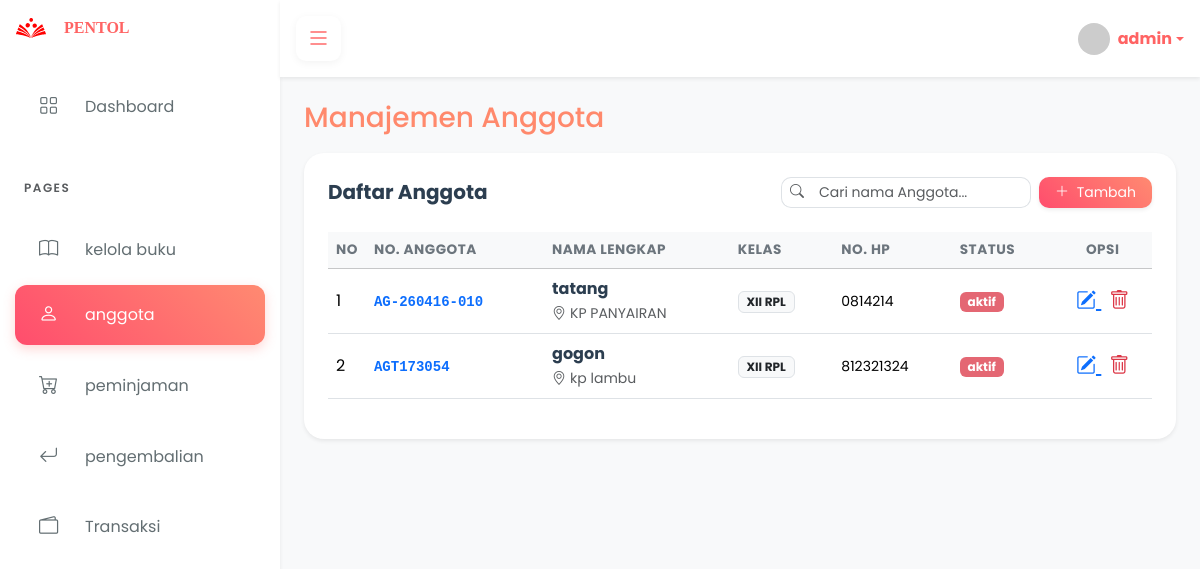
Page /admin/index.php?link=anggota (signed in) on the committed database.
### tables this page shows
CREATE TABLE `anggota` (
  `id_anggota` int NOT NULL,
  `no_anggota` varchar(30) NOT NULL,
  `nama` varchar(100) NOT NULL,
  `kelas` varchar(50) NOT NULL,
  `alamat` varchar(200) NOT NULL,
  `no_hp` varchar(255) NOT NULL,
  `tanggal_daftar` date NOT NULL,
  `status` enum('aktif','nonaktif') NOT NULL,
  `id_user` int NOT NULL
);

### admin/anggota.php (the view, shortened to what this page needs)
<h3 style="color: #ff896c; padding-bottom: 10px;">Manajemen Anggota</h3>
<div class="card border-0 shadow-sm p-4" data-aos="fade-up" style="border-radius: 20px;">
    <div class="d-flex flex-column flex-md-row justify-content-between align-items-center mb-4 gap-3">
        <h5 class="fw-bold text-navy mb-0">Daftar Anggota</h5>
        <div class="d-flex align-items-center gap-2">
            <div class="input-group input-group-sm" style="width: 250px;">
                <span class="input-group-text bg-white border-end-0" style="border-radius: 10px 0 0 10px;">
                    <i class="bi bi-search text-muted"></i>
                </span>
                <input type="text" id="customSearchAnggota" class="form-control border-start-0" placeholder="Cari nama Anggota..." style="border-radius: 0 10px 10px 0;">
            </div>
                <button data-bs-toggle="modal" data-bs-target="#anggotaTambah" class="btn btn-sm bg-pink text-white px-3 shadow-sm" style="border-radius: 10px; height: 31px; background-color: #ff896c; border: none;">
                    <i class="bi bi-plus-lg me-1"></i> Tambah
                </button>
        </div>
    </div>
    <div class="table-responsive">
        <table id="tabelAnggota" class="table table-hover align-middle" style="width:100%">
            <thead class="table-light">
                <tr>
                    <th width="30">No</th>
                    <th>No. Anggota</th>
                    <th>Nama Lengkap</th>
                    <th>Kelas</th>
                    <th>No. HP</th>
                    <th>Status</th>
                    <th class="text-center">Opsi</th>
                </tr>
            </thead>
            <tbody>
                <?php
                $no = 1;
                $query = mysqli_query($koneksi, "SELECT * FROM anggota ORDER BY id_anggota DESC");
                while($row = mysqli_fetch_assoc($query)) {
                    $badgeColor = ($row['status'] == 'Aktif') ? 'bg-success' : 'bg-danger';
                ?>
                <tr>
                    <td><?= $no++; ?></td>
                    <td><code class="text-primary fw-bold"><?= $row['no_anggota']; ?></code></td>
                    <td>
                        <div class="fw-bold text-navy"><?= $row['nama']; ?></div>
                        <small class="text-muted"><i class="bi bi-geo-alt me-1"></i><?= $row['alamat']; ?></small>
                    </td>
                    <td><span class="badge bg-light text-dark border"><?= $row['kelas']; ?></span></td>
                    <td><small><?= $row['no_hp']; ?></small></td>
                    <td><span class="badge <?= $badgeColor; ?> opacity-75"><?= $row['status']; ?></span></td>
                    <td class="text-center">
                        <a href="index.php?link=editanggota&id=<?= $row['id_anggota']; ?>" class="text-primary me-2 fs-5" title="Edit">
                            <i class="bi bi-pencil-square"></i>
                        </a>
                        <a href="hapusangggota.php?id=<?= $row['id_anggota']; ?>" class="text-danger fs-5" title="Hapus" onclick="return confirm('Hapus anggota <?= $row['nama']; ?>?')">
                            <i class="bi bi-trash"></i>
                        </a>
                    </td>
                </tr>
                <?php } ?>
            </tbody>
        </table>
    </div>
</div>

### asset/css/base.css (style rules this page uses)
:root { --pink-wara: #ff6363; --pink-grad: linear-gradient(45deg, #ff4d6d, #ff8a71); --bg-light: #f8f9fa; --sidebar-width: 280px; --sidebar-small: 80px; }
body { font-family: 'Poppins', sans-serif; background-color: var(--bg-light); overflow-x: hidden; }
.bg-pink { background: linear-gradient(45deg, #ff4d6d, #ff8a71); }

### admin/anggota.php (style rules this page uses)
.bg-pink { background-color: #ff896c !important; }
.text-navy { color: #2c3e50; }
#tabelAnggota thead th { font-size: 0.85rem; text-transform: uppercase; letter-spacing: 0.5px; color: #6c757d; }

### rows in the picture
anggota: no_anggota "AG-260416-010", nama "tatang", alamat "KP PANYAIRAN", kelas "XII RPL", no_hp "0814214", status "aktif"
anggota: no_anggota "AGT173054", nama "gogon", alamat "kp lambu", kelas "XII RPL", no_hp "812321324", status "aktif"

### other values in the picture
$_SESSION['username'] "admin"
